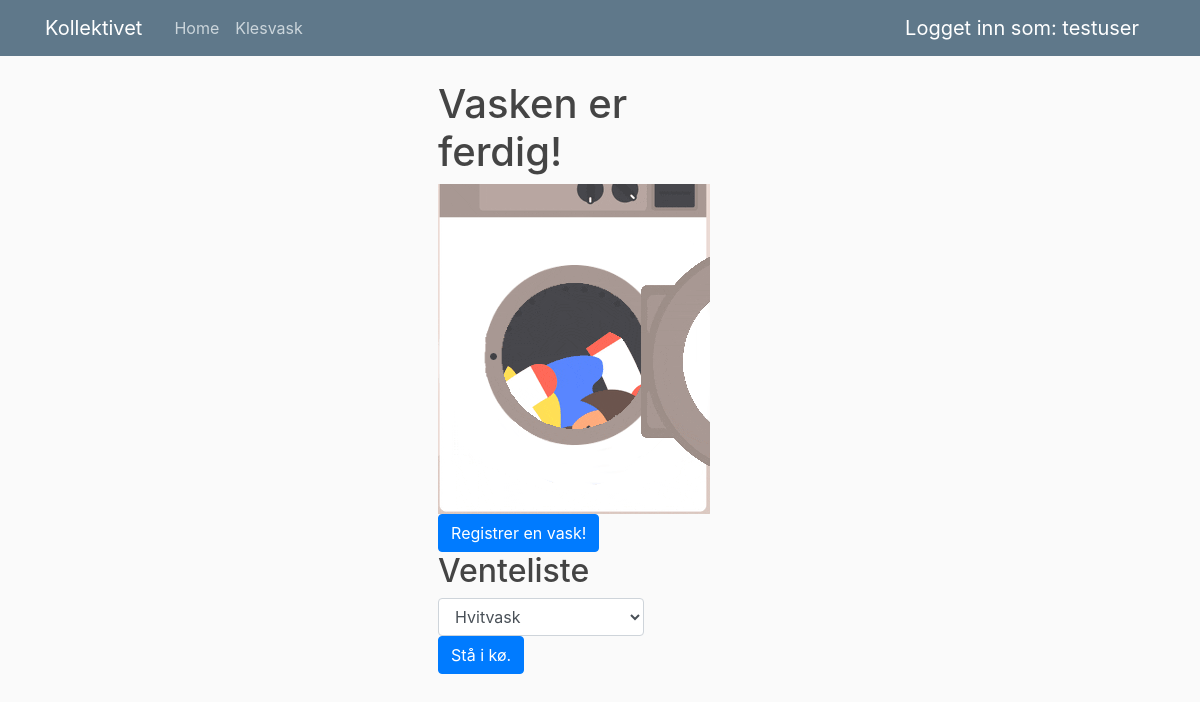
/klesvask/ (signed in), run on an earlier commit of the app's database.
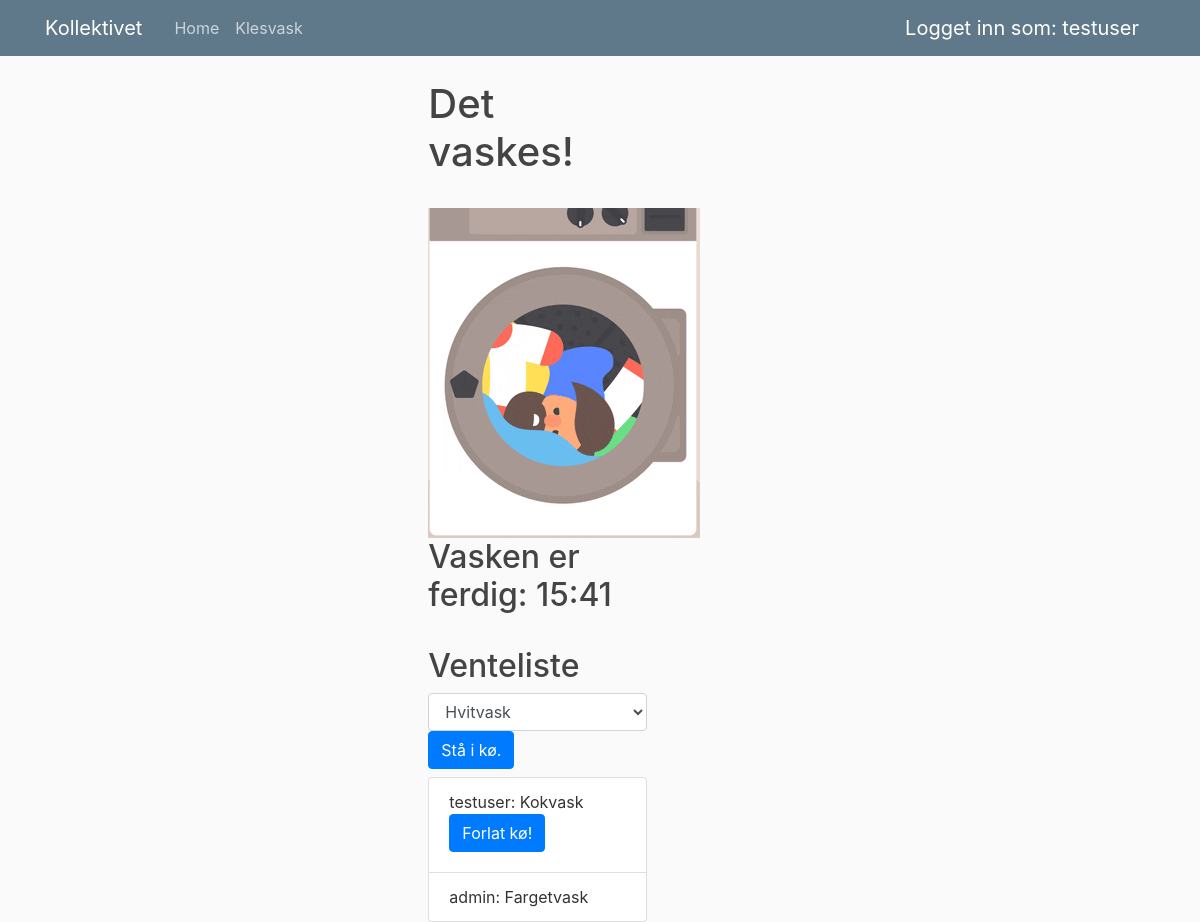
And on a later commit of the database.
### klesvask/models.py (models this page shows)
class WashQueue(models.Model):
    user = models.ForeignKey(
        User,
        on_delete=models.CASCADE,
    )
    regDate = models.DateTimeField(default=timezone.now)
    washType = models.CharField(max_length=100)
    def __str__(self):
        return self.user.username + ": " + self.washType

### klesvask/views.py (the view)
# urls.py: path('', views.index, name='home'),
@login_required(login_url='login')
def index(request):
    if Wash.objects.last():
        call_command('checkwash')
        lastWash = Wash.objects.last()
        if lastWash.ongoing:
            return render(request, 'klesvask/vasker.html', {'title':'Klesvask',
                'endTime':(lastWash.endTime + timedelta(minutes = 1, hours=2)).strftime('%H:%M'),
                'centerContent':True,
                'washQueue':WashQueue.objects.all(),
                'washForm':RegQueue})
    return render(request, 'klesvask/vasker.html', {'title':'Klesvask', 'centerContent':True, 'washQueue':WashQueue.objects.all(),'washForm':RegQueue})

### klesvask/templates/klesvask/vasker.html (shortened to what this page needs)
{% extends 'home/base.html' %}
{% load static %}
{% block content %}
{% load tz %}
{% if endTime %}
    <h1> Det vaskes! </h1>
    <br>
    <img src="{% static "klesvask/vaskemaskin_vasker.gif" %}" alt="Vasker">
    <h2>Vasken er ferdig: {{ endTime }}</h2>
{% else %}
    <h1>Vasken er ferdig!</h1>
    <img class="mt-10" src="{% static "klesvask/vaskemaskin_ferdig.png" %}" alt="Vask ferdig">
    <br>
    <a class="m-10 btn btn-primary" href="{% url 'reg_vask' %}">Registrer en vask!</a>
{% endif %}
<br/>
<h2>Venteliste</h2>
<form action={% url 'queue' %} method="post">
    {% if washForm %}{{ washForm.washType }}{% endif %}
    <input type="submit" class="btn btn-primary mb-2" value="Stå i kø." />
</form>
{% if washQueue %}
    <ul class="list-group">
        {% for queueUser in washQueue %}
            <li class="list-group-item">{{queueUser}}
                {% if queueUser.user == user%}
                <form action={% url 'queue' %} method="post" style="display:inline;">
                    <input type="submit" class="btn btn-primary mb-2" value="Forlat kø!" />
                </form>
                {% endif %}
            </li>
        {% endfor %}
    </ul>
{% endif %}
{% endblock content %}

### home/templates/home/base.html (shortened to what this page needs)
{% load static %}
<!DOCTYPE html>
<html>
<head>
    <link rel="stylesheet" href="https://maxcdn.bootstrapcdn.com/bootstrap/4.0.0/css/bootstrap.min.css">
    <link rel="stylesheet" type="text/css" href="{% static 'klesvask/main.css' %}">
</head>
<body>
    <header class="site-header">
      <nav class="navbar navbar-expand-md navbar-dark bg-steel fixed-top">
        <div class="container">
          <a class="navbar-brand mr-4" href="{% url 'home' %}">Kollektivet</a>
          <div class="collapse navbar-collapse" id="navbarToggle">
            <div class="navbar-nav mr-auto">
              <a class="nav-item nav-link" href="{% url 'home' %}">Home</a>
              <a class="nav-item nav-link" href="{% url 'klesvask' %}">Klesvask</a>
            </div>
            <div class="navbar-nav">
            {% if user.is_authenticated %}
              <p3 class="navbar-brand">Logget inn som: {{ user.username }}</p3>
            {% else %}
              <a class="nav-item nav-link" href={% url 'login' %}>Login</a>
              <a class="nav-item nav-link" href={% url 'register' %}>Register</a>
            {% endif %}
            </div>
          </div>
        </div>
      </nav>
    </header>
    <main role="main" class={% if centerContent %} "center-container" {% else %} "container" {% endif %}>
      <div class="row">
        <div class="col-md-8">
          {% block content %}{% endblock %}
        </div>
      </div>
    </main>
</body>
</html>

### klesvask/static/klesvask/main.css (style rules this page uses)
body { background: #fafafa; color: #333333; margin-top: 5rem; }
h1, h2, h3, h4, h5, h6 { color: #444444; }
ul { margin: 0; }
.bg-steel { background-color: #5f788a; }
.site-header .navbar-nav .nav-link { color: #cbd5db; }
.center-container { height: 100%; display: flex; justify-content: center; align-items: center; }

What changed in the data, as far as the page shows it:
added WashQueue: user+washType "testuser: Kokvask"
added WashQueue: user+washType "admin: Fargetvask"
Also different on the page:
{{ endTime }}: (not shown) → "15:41"
text no longer shown: "Vasken er ferdig! Registrer en vask!"
text now shown: "Det vaskes! Vasken er ferdig:"
